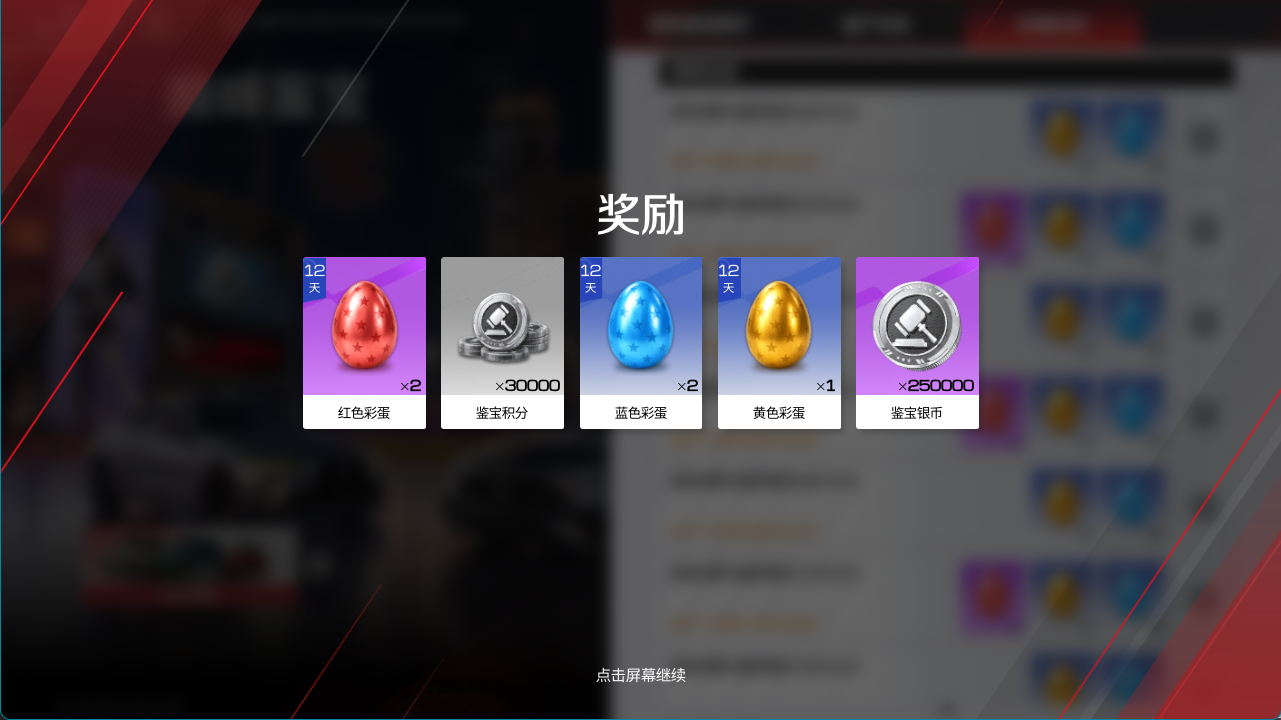
#> input picture tests/fixtures/claim_popup_0609.png, 1281 x 720 px
$ python card_geom_probe.py
#> lines starting #> are read from the running program, lines starting #| are printed output that depends on the picture
### maaracing_master/__init__.py
#!/usr/bin/env python3
# -*- coding: utf-8 -*-
"""
MaaRacingMaster
巅峰极速 · 活动自动化平台
MAA Framework + YOLOv8 ONNX + vgamepad
"""

from __future__ import annotations

import sys

# 禁用字节码写入：本项目进程运行不再到处生成 __pycache__（.gitignore 已忽略，
# 这里从源头停止生成；打包产物 embedded python 跑 sidecar 同样受益）。
# 注意：__init__.py 自身的 .pyc 会在本行执行前由解释器写出，属正常现象。
sys.dont_write_bytecode = True

import re  # noqa: E402 —— 上一行的停用字节码副作用须先于一切导入生效
import subprocess  # noqa: E402
from pathlib import Path  # noqa: E402

# 版本号由 setuptools-scm 从 Git Tag 自动生成（构建时写入 _version.py 快照）
# 手动修改无效！改版本请打 git tag vX.Y.Z 并推送
#
# 双轨版本策略（解决「源码运行显示过期版本号」）：
#   1. 打包/安装产物（无 .git，或上层 .git 属于别的仓库）：读 _version.py 构建快照
#      —— 版本固化，旧版本永远不会被仓库里后来的新 tag 带歪；
#   2. 源码直接运行（本包就是那个 git 仓库的工作副本）：忽略可能过期的 _version.py
#      快照，启动时用 git describe 按「当前 checkout」动态推导 —— 开发模式自动跟随
#      所在提交，checkout 到旧 tag 就显示旧版本号，不会取全局最新 tag；
#   3. 两者都不可用（无 git 且无快照）→ "0.0.0.dev"。
try:
    from ._version import version as _vcs_version
except ImportError:
    _vcs_version = None

__version__ = _vcs_version or "0.0.0.dev"


def _find_git_root(start: Path) -> Path | None:
    """从包目录向上找含 .git 的仓库根；找不到返回 None。"""
    p = start
    for _ in range(6):
        if (p / ".git").exists():
            return p
        if p.parent == p:
            break
        p = p.parent
    return None


# [29 lines left out: function _git_describe_version, not called in this run]


def _is_source_checkout(pkg_init: Path) -> bool:
    """包本体是否就是所在 git 仓库的工作副本（= 源码直跑）。

    只问「向上有没有 .git」不够：正式包只要落在任何 git 仓库的子目录里（开发机上
    build/ 目录就是这种形态），都会撞见外层 .git 而被误判成源码模式，版本号随后被
    外层仓库的 git describe 劫持，包里固化的快照形同虚设。真判据是——那个仓库根里的
    maaracing_master 必须正是当前被导入的这份文件。
    """
    git_root = _find_git_root(pkg_init.parent)
    if git_root is None:
        return False
    try:
        return (git_root / "maaracing_master" / "__init__.py").resolve() == pkg_init.resolve()
    except OSError:
        return False


SOURCE_MODE = _is_source_checkout(Path(__file__).resolve())


def _display_version(version: str, source_mode: bool) -> str:
    """UI 显示用版本串。

    源码模式：git describe 已把「距 tag 领先几个 commit」写进 +N，连同模式说明一起
    显示，一眼可辨眼前跑的是工作副本而非发布产物；恰好停在 tag 上（dist=0）时没有 +N。
    打包/安装产物：_version.py 快照原样呈现，不带任何模式后缀。
    """
    return f"{version}（源码模式）" if source_mode else version


# 源码运行（本包即仓库工作副本）时动态推导，覆盖可能过期的构建快照；
# 打包产物（无 .git，或上层 .git 属于别的仓库）保持读取 _version.py 快照。
if SOURCE_MODE:
    _dev_version = _git_describe_version()
    if _dev_version:
        __version__ = _dev_version

__display_version__ = _display_version(__version__, SOURCE_MODE)

### maaracing_master/plugins/treasure/__init__.py
# -*- coding: utf-8 -*-
"""巅峰鉴宝插件包。

插件自包含契约：代码、模板图、感知/决策真源全部位于本目录 resources/ 内，
registry 按 manifest.py 自动发现；整个目录拷走即卸载、放入即安装。
"""

from functools import lru_cache
from pathlib import Path

# 插件根目录（plugins/treasure/）
PLUGIN_DIR = Path(__file__).resolve().parent
# 资源根与分类目录（模板图 image/、感知/决策真源 policy/、图节点 pipeline/）
RES_DIR = PLUGIN_DIR / "resources"
IMAGE_DIR = RES_DIR / "image"
PIPELINE_DIR = RES_DIR / "pipeline"
POLICY_PATH = RES_DIR / "policy" / "treasure.policy.json"


@lru_cache(maxsize=1)
def nav_source():
    """policy.json 数据面（NavSource）的进程内缓存加载，供鉴宝运行时共用。

    契约（降级与冷生效语义）：
    - 文件缺失或加载异常 → 返回 ``None``；调用方以 None 触发既有降级路径
      （detector 检测跳过 / 模板装载器回代码常量）。
    - N-3 冷生效：改真源下次启动生效，故缓存不失效。
    - `core.navkit.v4_source` 为纯标准库底座，函数内延迟导入，
      不在包导入期引入任何重依赖。
    """
    if not POLICY_PATH.exists():
        return None
    try:
        from maaracing_master.core.navkit.v4_source import load_nav_source
        return load_nav_source(POLICY_PATH)
    except Exception:
        return None

### maaracing_master/plugins/treasure/eggs.py
#!/usr/bin/env python3
# -*- coding: utf-8 -*-
"""彩蛋（蛋类藏品）识别器。

奖励结算(彩蛋)弹窗里蛋卡**居中排布**、种类/数量不定 → 固定 OCR ROI 不可行。
（2026-08-17 与用户确认：红/黄/蓝蛋灰度长得太像，3 色独立模板会串色）
  1) **单个通用蛋模板**在 search_rect 内多尺度匹配（灰度匹配只认轮廓/星星，忽略颜色）
  2) 收齐所有 ≥threshold 的候选 → NMS 去重 → 最多取 Top-3（对应三色各 1 张卡）
  3) 每命中 1 张卡 → 取中心 ~40% 区域的彩色像素 → 转 HSV → 按色相判断 红/黄/蓝
  4) 每命中 1 张卡 → 按「奖励卡通用几何」推导「×N」数字带 → OCR 读数量
  5) 返回 {red, yellow, blue} 数量 + 命中框（供日志 / 调试台渲染）

奖励卡通用几何（红→蓝→绿，蛋卡与 medal 卡同一机制；校准真值：
plugins/treasure/tools/card_geom_probe.py，claim_popup_0609.png 5/5）：
  • 红 = 图标模板命中框；
  • 蓝 = 由红框外扩找到整卡白色描边（Canny+轮廓；命中框中心被包含、宽 ≤1.9× 红框、
    高宽比 ∈[1.2,2.2] 的最小候选——图标卡体边框高宽比≈1.12 被天然排除）；
  • 绿 = 蓝框内按比例划出「数字带(×N)」与「名称带」两条横带（比例见常量）。
计数几何参数只存在于本文件代码常量；policy.spec 只承载搜索 rect/模板/阈值，
校准台（Studio）不需要也不应新增任何偏移参数——这就是"custom 老实待在代码里"。

配置源：policy.json `perception.spec` 的 `egg` 模板锚点（P4b 唯一真源）：
    "egg": {
      "rect": [x1,y1,x2,y2],   // 三色蛋共用的搜索区（居中排布，同一区域）
      "templates": ["egg.png"],// 通用蛋模板
      "threshold": 0.72        // 图标命中阈值（灰度匹配）
    }
  （domain 里的 `_count_*_norm` 固定偏移计数区已退役——计数区改由上述
   通用几何从卡边框推导，参数只在本文件代码常量，真源不再携带。）
  模板缺失 / rect 非法 / 锚点缺失 → 识别器 configured=False → 上层降级为超时点关闭弹窗。
"""
from __future__ import annotations

import re
from pathlib import Path

import cv2
import numpy as np

from maaracing_master.plugins.treasure import IMAGE_DIR, nav_source


MATCH_THRESHOLD = 0.72  # TM_CCOEFF_NORMED（与鉴宝师匹配同一数量级）
# 多尺度：覆盖 0.70× ~ 1.30×（步长 0.05），容忍蛋图标渲染尺寸偏差
MATCH_SCALES: tuple[float, ...] = (
    0.70, 0.75, 0.80, 0.85, 0.90, 0.95, 1.00, 1.05, 1.10, 1.15, 1.20, 1.25, 1.30,
)
# 多目标 + NMS
NMS_IOU_THRESHOLD = 0.5   # IoU ≥ 0.5 的重叠框只留最高分
MAX_EGGS = 3              # 彩蛋弹窗最多 3 色（红/黄/蓝）各 1 张卡
# 颜色分类：中心采样比例 + HSV 色相阈值
COLOR_CENTER_RATIO = 0.4  # 取命中框中心 40%（避开边缘高光/阴影/卡片边框）
COLOR_ORDER = ("red", "yellow", "blue")

# ---------------------------------------------------------------------------
# 奖励卡通用几何：命中框(红) → 外扩找整卡描边(蓝) → 按比例切数字带/名称带(绿)
#   常量由 card_geom_probe.py 在 claim_popup_0609.png（5 卡：红蛋×2/积分×30000/
#   蓝蛋×2/黄蛋×1/银币×250000）实测标定，生产口径 5/5 读数正确。
#   这套几何同时服务蛋卡（EggRewardRecognizer）与 medal 卡（收尾链读金额），
#   是"custom 待在代码里"的那部分——真源 policy.spec 不携带任何偏移参数。
# ---------------------------------------------------------------------------
# 蓝框（卡体）判别：整卡外描边高宽比≈1.38，图标卡体内描边≈1.12 → 用下限切开两者
CARD_BODY_ASPECT_RANGE = (1.2, 2.2)
CARD_BODY_MAX_WIDTH_RATIO = 1.9   # 卡宽 ≤ 命中框宽 ×1.9（横向不吞邻卡）
CARD_BODY_AREA_RANGE = (1.6, 20.0)  # 卡面积 / 命中框面积 合理区间
CARD_BODY_CANNY = (50, 150)
CARD_BODY_DILATE_ITERS = 2
CARD_BODY_PAD_RATIO = 2.2         # 外扩搜索窗口 = max(命中宽高) ×2.2
# 绿框：带内相对蓝框的归一化位置 (dx1, dy1, dx2, dy2)
CARD_COUNT_BAND = (0.02, 0.62, 0.98, 0.805)   # 「×N」数字带
CARD_NAME_BAND = (0.02, 0.805, 0.98, 0.985)   # 物品名称带（校验/日志用）


# [110 lines left out: functions find_card_body, band_rect_norm, parse_count_text, derive_count_rect, _classify_egg_color, not called in this run]


# ---------------------------------------------------------------------------
# NMS（非极大值抑制）：IoU 去重
# ---------------------------------------------------------------------------
def _box_area(b) -> float:
    return max(0.0, b[2] - b[0]) * max(0.0, b[3] - b[1])


# [29 lines left out: functions _box_iou, _nms, not called in this run]


class EggRewardRecognizer:
    """彩蛋识别器：通用蛋模板匹配（多目标 NMS）+ 中心颜色取向 + 图标下方 OCR 计数。

    无状态（模板/rect/阈值在 __init__ 从 JSON 加载）；OCR 引擎由外部注入。
    """

    def __init__(self, proj: Path, ocr=None):
        self.tpl_dir = IMAGE_DIR
        self._ocr = ocr
        # (gray_tpl, rect_norm, threshold)
        self._entry: tuple[np.ndarray, tuple[float, float, float, float], float] | None = None
        self._load(proj)

    # ---------- 加载 ----------
    def _load(self, proj: Path) -> None:
        # P4b 唯一真源：读 policy.json spec 的 egg 锚点（rect/templates/threshold）。
        # 计数区几何不在真源里——它由本模块的通用卡几何从命中框推导（见 derive_count_rect）。
        # 真源缺失/损坏 → 直接保持未配置（configured=False）
        # → 彩蛋识别降级、奖励结算走超时点关闭。
        nav = nav_source()
        if nav is None:
            return
        anchor = nav.spec.get("egg")
        if anchor is not None:
            self._load_spec_entry(anchor)

    # [29 lines left out: function _load_spec_entry, not called in this run]

    @property
    def configured(self) -> bool:
        return self._entry is not None

    # ---------- 识别 ----------
    # [150 lines left out: functions recognize, _match_candidates, _sample_center_rgb, _count_rect_from_box, _read_count, not called in this run]

### tools/treasure_card_geom/card_geom_probe.py
# -*- coding: utf-8 -*-
"""奖励卡通用几何校准 —— 命中框(红) → 外扩找卡描边(蓝) → 框内数字/名称区(绿)。

真值帧：`tests/fixtures/claim_popup_0609.png`（1281×720 聚合「奖励」弹窗，与运行期
debug 帧同规格）
  卡行 5 张（从左到右）：红色彩蛋×2 / 鉴宝积分×30000 / 蓝色彩蛋×2 / 黄色彩蛋×1 / 鉴宝银币×250000

**这是校准仪器，不是一次性探针**：卡布局或「×N」读数区几何变更时重跑它，用下面的
四步重新量出卡框与数字带比例，再改 `plugins/treasure/eggs.py` 的常量。

  1) 「命中图标框 → 外扩找矩形描边」能不能一套轮廓法通吃（蛋卡+银币卡+积分卡）？
  2) 数字行 / 名称行相对卡框的位置比例是否稳定（det=True 拿行级真值）？
  3) 按推导出的数字带做 rec-only OCR，能不能读对全部 5 个 ×N？

用法：
    .venv/Scripts/python.exe tools/treasure_card_geom/card_geom_probe.py
产物写到系统临时目录（`treasure_card_geom/`），不落仓库。
"""
import os
import re
import sys
import tempfile

import cv2
import numpy as np
from PIL import Image, ImageDraw

HERE = os.path.dirname(os.path.abspath(__file__))
REPO = os.path.abspath(os.path.join(HERE, "..", ".."))
sys.path.insert(0, REPO)

# E402：REPO 必须先入 sys.path 才能导入本仓库包（脚本，非包内模块）
from maaracing_master.core.template_match import load_template, match_template_cs  # noqa: E402
from maaracing_master.plugins.treasure.eggs import (  # noqa: E402
    MAX_EGGS, NMS_IOU_THRESHOLD, EggRewardRecognizer, _nms)
from maaracing_master.plugins.treasure.ocr import TreasureOcr  # noqa: E402

FRAME = cv2.cvtColor(
    cv2.imread(os.path.join(REPO, "tests", "fixtures", "claim_popup_0609.png")),
    cv2.COLOR_BGR2RGB)
H, W = FRAME.shape[:2]
#> H = 720; W = 1281
OUT = os.path.join(tempfile.gettempdir(), "treasure_card_geom")

os.makedirs(OUT, exist_ok=True)

EXPECT = {"红色彩蛋": 2, "鉴宝积分": 30000, "蓝色彩蛋": 2, "黄色彩蛋": 1, "鉴宝银币": 250000}


# ---------------------------------------------------------------------------
# 1) 拿命中框：蛋走运行时同款识别器；medal 走 spec rect + 单模板匹配
# ---------------------------------------------------------------------------
def collect_hits():
    hits = []  # (label, (x1,y1,x2,y2) 像素)
    rec = EggRewardRecognizer(REPO)
    __import__("maaracing_master.plugins.treasure", fromlist=["nav_source"]).nav_source()
    gray = cv2.cvtColor(FRAME, cv2.COLOR_RGB2GRAY)
    tpl, rect, th = rec._entry
    cands = _nms(rec._match_candidates(gray, tpl, rect, W, H, th), NMS_IOU_THRESHOLD, MAX_EGGS)
    for score, box in cands:
        rgb_c, avg = rec._sample_center_rgb(FRAME, box, W, H)
        from maaracing_master.plugins.treasure.eggs import _classify_egg_color
        color = _classify_egg_color(rgb_c)
        if color is None:
            continue
        px = (int(box[0] * W), int(box[1] * H), int(box[2] * W), int(box[3] * H))
        hits.append((f"egg_{color}", px, score))
    for name, tpl_file, rect in (
        ("medal_coin", "claim_coin_medal.png", (0.2, 0.28, 0.8, 0.6)),
        ("medal_score", "claim_score_medal.png", (0.2, 0.28, 0.8, 0.6)),
    ):
        t = load_template(tpl_file, [os.path.join(REPO, "maaracing_master", "plugins", "treasure", "resources", "image")])
        px_roi = tuple(int(v) for v in (rect[0] * W, rect[1] * H, rect[2] * W, rect[3] * H))
        box, score = match_template_cs(FRAME, t, colorspace="rgb", threshold=0.72, roi=px_roi)
        if box is None:
            print(f"[hits] {name} 未命中")
            continue
        b = (box[0], box[1], box[2], box[3])  # match_template_cs 返回的 box 口径先看打印
        hits.append((name, b, score))
    return hits


# ---------------------------------------------------------------------------
# 2) 外扩找卡描边：Canny + 膨胀闭缝 + 轮廓包围盒 → 枚举全部候选，供选型
# ---------------------------------------------------------------------------
def card_rect_candidates(hit_px, min_ratio=1.6, max_ratio=20.0):
    x1, y1, x2, y2 = hit_px
    hw, hh = x2 - x1, y2 - y1
    cx, cy = (x1 + x2) / 2, (y1 + y2) / 2
    pad = int(max(hw, hh) * 2.2)
    wx1, wy1 = max(0, int(cx) - pad), max(0, int(cy) - pad)
    wx2, wy2 = min(W, int(cx) + pad), min(H, int(cy) + pad)
    win = gray_full[wy1:wy2, wx1:wx2]
    edges = cv2.Canny(win, 50, 150)
    edges = cv2.dilate(edges, np.ones((3, 3), np.uint8), iterations=2)
    contours, _ = cv2.findContours(edges, cv2.RETR_LIST, cv2.CHAIN_APPROX_SIMPLE)
    hit_area = hw * hh
    out = []
    for c in contours:
        rx, ry, rw, rh = cv2.boundingRect(c)
        rx += wx1
        ry += wy1
        area = rw * rh
        ratio = area / hit_area
        if not (min_ratio <= ratio <= max_ratio):
            continue
        # 命中框中心必须在候选内，且候选不能横向"吞并"邻卡（宽度 ≤ 1.9× 命中框宽）
        if not (rx <= cx <= rx + rw and ry <= cy <= ry + rh):
            continue
        if rw > hw * 1.9:
            continue
        out.append((rx, ry, rw, rh))
    out.sort(key=lambda r: r[2] * r[3])
    return out


gray_full = cv2.cvtColor(FRAME, cv2.COLOR_RGB2GRAY)
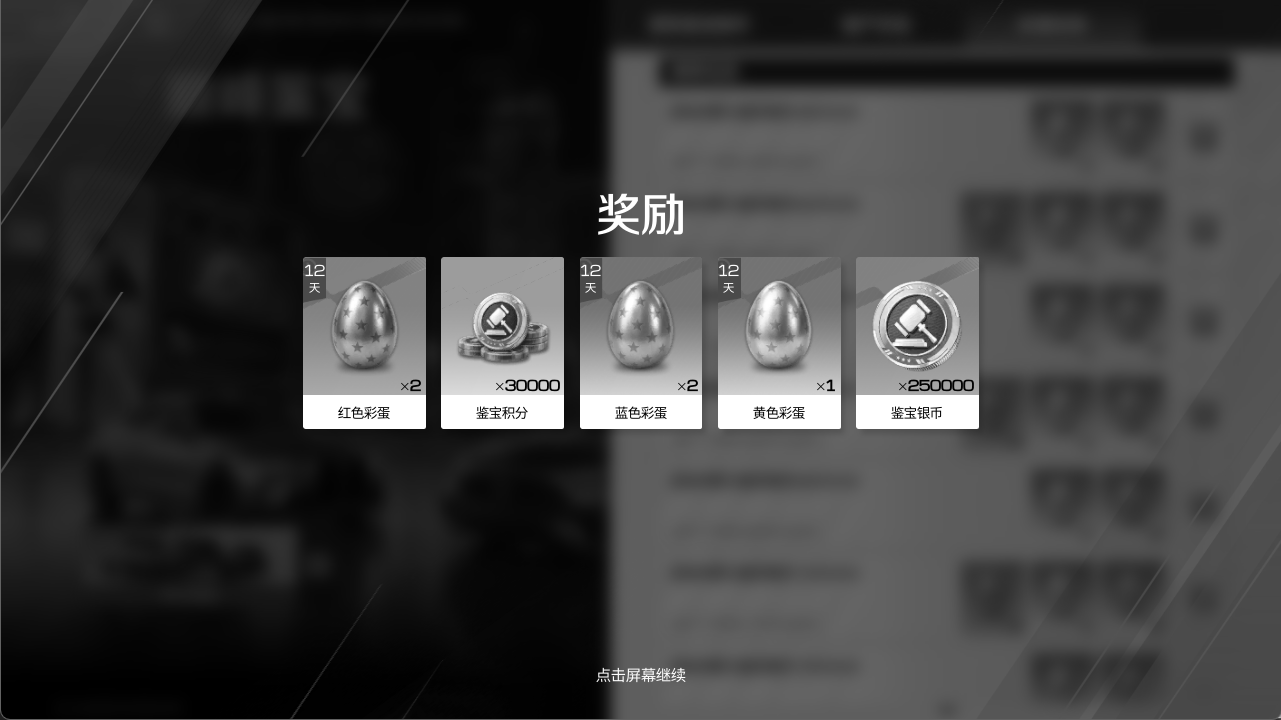
#> gray_full: shape (720, 1281); min 0, max 255, mean 61.4

hits = collect_hits()
#> (the run stopped early here; a loop or call above may not have finished)
